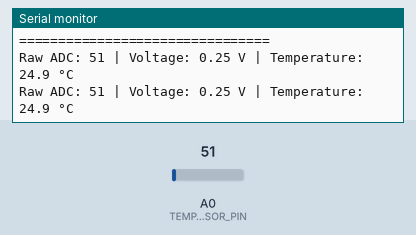
Bench run of a sketch on a simulated Arduino Uno, built with avr-gcc and run on an emulated ATmega328P. Shown: the last lines printed to the serial monitor. Inputs (shaded band) come from the test bench; at power-on: A0 (TEMP_SENSOR_PIN) = 51.

Above: at 1.2 s.
1.3 s: A0 (TEMP_SENSOR_PIN) set to 61
At 2.6 s:
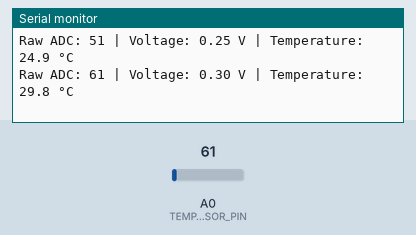
2.8 s: A0 (TEMP_SENSOR_PIN) set to 71
At 3.8 s:
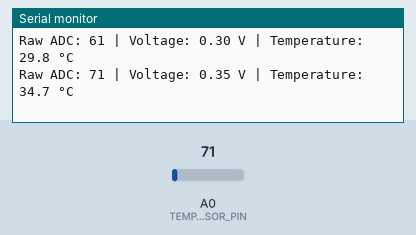
Timing chart, 0 to 5.8 s (numbered marks = the images above; inputs shaded):
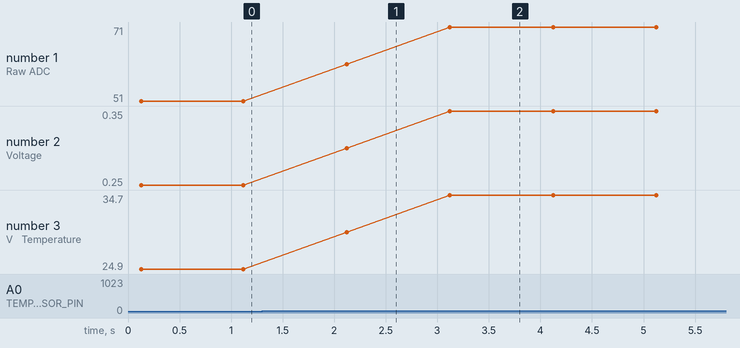

Measured:
- after the input at 1.3 s, the serial monitor: prints a new line after 0.82 s (image 1)
- after the input at 2.8 s, the serial monitor: prints a new line after 0.32 s (image 2)
- plotted number 1: 51 → 61 after the input at 1.3 s, 61 → 71 after the input at 2.8 s
- plotted number 2: 0.25 → 0.3 after the input at 1.3 s, 0.3 → 0.35 after the input at 2.8 s
- plotted number 3: 24.9 → 29.8 after the input at 1.3 s, 29.8 → 34.7 after the input at 2.8 s

The sketch:

temperature_monitor.ino
```cpp
/*
  IoT Student Lab
  Project 11: Temperature Monitor
  Platform: Arduino Uno
  Sensor: LM35
  Concept: Analog Input + Sensor Reading + Calculation + Serial Monitor
*/

const int TEMP_SENSOR_PIN = A0;

const float ADC_REFERENCE = 5.0;
const int ADC_RESOLUTION = 1023;

void setup() {
  Serial.begin(9600);

  Serial.println("================================");
  Serial.println("   IoT Student Lab");
  Serial.println("   Project 11: Temperature Monitor");
  Serial.println("================================");
}

void loop() {
  int sensorValue = analogRead(TEMP_SENSOR_PIN);

  float voltage = sensorValue * ADC_REFERENCE / ADC_RESOLUTION;

  // LM35 produces approximately 10 mV per degree Celsius.
  float temperatureC = voltage * 100.0;

  Serial.print("Raw ADC: ");
  Serial.print(sensorValue);

  Serial.print(" | Voltage: ");
  Serial.print(voltage, 2);
  Serial.print(" V");

  Serial.print(" | Temperature: ");
  Serial.print(temperatureC, 1);
  Serial.println(" °C");

  delay(1000);
}
```
